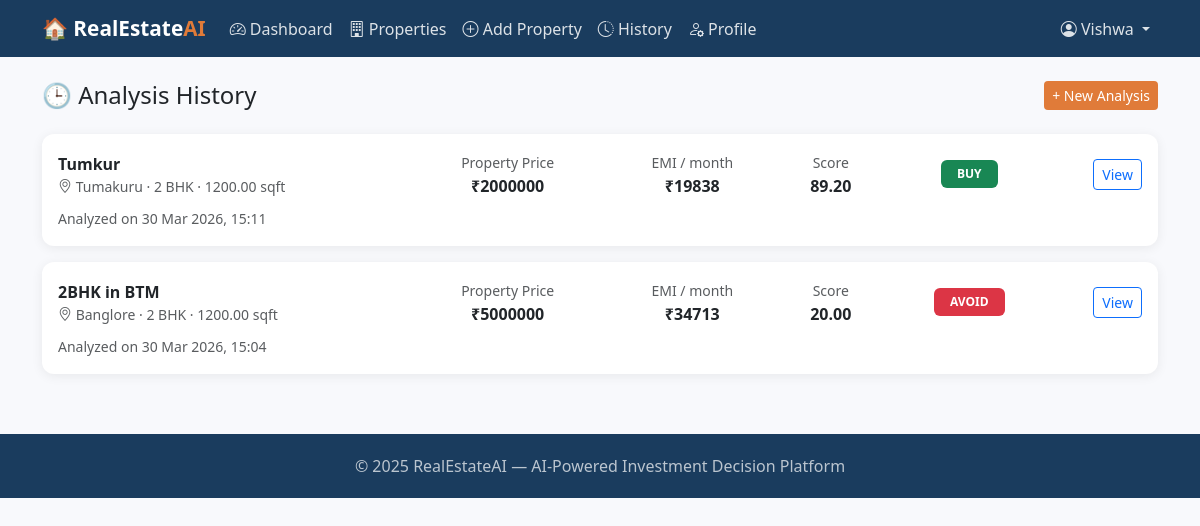
Page /history/ (signed in) on the committed database.
### realestate/models.py (models this page shows, shortened)
class InvestmentAnalysis(models.Model):
    RECOMMENDATION_CHOICES = [
        ('BUY', 'Buy'),
        ('HOLD', 'Hold'),
        ('AVOID', 'Avoid'),
    ]
    user = models.ForeignKey(User, on_delete=models.CASCADE, related_name='analyses')
    property = models.ForeignKey(Property, on_delete=models.CASCADE, related_name='analyses')
    predicted_price = models.DecimalField(max_digits=15, decimal_places=2, null=True, blank=True)
    predicted_rental = models.DecimalField(max_digits=10, decimal_places=2, null=True, blank=True)
    down_payment = models.DecimalField(max_digits=15, decimal_places=2)
    loan_amount = models.DecimalField(max_digits=15, decimal_places=2)
    loan_tenure_years = models.IntegerField(default=20)
    interest_rate = models.DecimalField(max_digits=5, decimal_places=2, default=8.5)
    emi = models.DecimalField(max_digits=12, decimal_places=2, null=True, blank=True)
    total_interest = models.DecimalField(max_digits=15, decimal_places=2, null=True, blank=True)
    affordability_score = models.DecimalField(max_digits=5, decimal_places=2, null=True, blank=True)
    roi_percentage = models.DecimalField(max_digits=7, decimal_places=2, null=True, blank=True)
    investment_score = models.DecimalField(max_digits=5, decimal_places=2, null=True, blank=True)
    recommendation = models.CharField(max_length=10, choices=RECOMMENDATION_CHOICES, null=True, blank=True)
    projected_value_5yr = models.DecimalField(max_digits=15, decimal_places=2, null=True, blank=True)
    created_at = models.DateTimeField(auto_now_add=True)
    class Meta:
        ordering = ['-created_at']

class Property(models.Model):
    PROPERTY_TYPE_CHOICES = [
        ('apartment', 'Apartment'),
        ('villa', 'Villa'),
        ('plot', 'Plot'),
        ('commercial', 'Commercial'),
    ]
    user = models.ForeignKey(User, on_delete=models.CASCADE, related_name='properties')
    title = models.CharField(max_length=200)
    location = models.CharField(max_length=100)
    price = models.DecimalField(max_digits=15, decimal_places=2)
    area_sqft = models.DecimalField(max_digits=10, decimal_places=2)
    bhk = models.IntegerField(choices=[(1,'1 BHK'),(2,'2 BHK'),(3,'3 BHK'),(4,'4 BHK'),(5,'5+ BHK')])
    property_type = models.CharField(max_length=20, choices=PROPERTY_TYPE_CHOICES, default='apartment')
    age_years = models.IntegerField(default=0, help_text="Age of property in years")
    floor_number = models.IntegerField(default=1)
    total_floors = models.IntegerField(default=5)
    created_at = models.DateTimeField(auto_now_add=True)

### realestate/views.py (the view)
# urls.py: path('history/', views.analysis_history, name='analysis_history'),
@login_required
def analysis_history(request):
    analyses = InvestmentAnalysis.objects.filter(user=request.user).select_related('property')
    return render(request, 'realestate/analysis_history.html', {'analyses': analyses})

### realestate/templates/realestate/analysis_history.html (shortened to what this page needs)
{% extends 'realestate/base.html' %}
{% block content %}
<div class="d-flex justify-content-between align-items-center mb-4">
  <h4 class="mb-0">🕒 Analysis History</h4>
  <a href="{% url 'add_property' %}" class="btn btn-accent btn-sm">+ New Analysis</a>
</div>
{% if analyses %}
<div class="row g-3">
  {% for a in analyses %}
  <div class="col-12">
    <div class="card p-3">
      <div class="row align-items-center">
        <div class="col-md-4">
          <strong>{{ a.property.title }}</strong>
          <div class="text-muted small"><i class="bi bi-geo-alt"></i> {{ a.property.location }} · {{ a.property.bhk }} BHK · {{ a.property.area_sqft }} sqft</div>
        </div>
        <div class="col-md-2 text-center">
          <small class="text-muted">Property Price</small>
          <div class="fw-bold">₹{{ a.property.price|floatformat:0 }}</div>
        </div>
        <div class="col-md-2 text-center">
          <small class="text-muted">EMI / month</small>
          <div class="fw-bold">₹{{ a.emi|floatformat:0 }}</div>
        </div>
        <div class="col-md-1 text-center">
          <small class="text-muted">Score</small>
          <div class="fw-bold">{{ a.investment_score }}</div>
        </div>
        <div class="col-md-2 text-center">
          <span class="badge px-3 py-2
            {% if a.recommendation == 'BUY' %}bg-success{% elif a.recommendation == 'HOLD' %}bg-warning text-dark{% else %}bg-danger{% endif %}">
            {{ a.recommendation }}
          </span>
        </div>
        <div class="col-md-1 text-end">
          <a href="{% url 'analysis_result' a.pk %}" class="btn btn-sm btn-outline-primary">View</a>
        </div>
      </div>
      <div class="mt-2">
        <small class="text-muted">Analyzed on {{ a.created_at|date:"d M Y, H:i" }}</small>
      </div>
    </div>
  </div>
  {% endfor %}
</div>
{% else %}
<div class="text-center py-5 card p-5 text-muted">
  <div style="font-size:3rem">📋</div>
  <h5 class="mt-3">No analysis history yet</h5>
  <a href="{% url 'add_property' %}" class="btn btn-accent mt-2">Analyze Your First Property</a>
</div>
{% endif %}
{% endblock %}

### realestate/templates/realestate/base.html (shortened to what this page needs)
<!DOCTYPE html>
<html lang="en">
<head>
  <link href="https://cdn.jsdelivr.net/npm/bootstrap@5.3.0/dist/css/bootstrap.min.css" rel="stylesheet">
  <link href="https://cdn.jsdelivr.net/npm/bootstrap-icons@1.10.0/font/bootstrap-icons.css" rel="stylesheet">
</head>
<body>
<nav class="navbar navbar-expand-lg navbar-dark">
  <div class="container">
    <a class="navbar-brand" href="{% url 'home' %}">🏠 RealEstate<span>AI</span></a>
    <div class="collapse navbar-collapse" id="navMenu">
      {% if user.is_authenticated %}
      <ul class="navbar-nav me-auto">
        <li class="nav-item"><a class="nav-link" href="{% url 'dashboard' %}"><i class="bi bi-speedometer2"></i> Dashboard</a></li>
        <li class="nav-item"><a class="nav-link" href="{% url 'property_list' %}"><i class="bi bi-building"></i> Properties</a></li>
        <li class="nav-item"><a class="nav-link" href="{% url 'add_property' %}"><i class="bi bi-plus-circle"></i> Add Property</a></li>
        <li class="nav-item"><a class="nav-link" href="{% url 'analysis_history' %}"><i class="bi bi-clock-history"></i> History</a></li>
        <li class="nav-item"><a class="nav-link" href="{% url 'financial_profile' %}"><i class="bi bi-person-gear"></i> Profile</a></li>
      </ul>
      <ul class="navbar-nav">
        <li class="nav-item dropdown">
          <a class="nav-link dropdown-toggle" href="#" data-bs-toggle="dropdown">
            <i class="bi bi-person-circle"></i> {{ user.first_name|default:user.username }}
          </a>
        </li>
      </ul>
      {% else %}
      <ul class="navbar-nav ms-auto">
        <li class="nav-item"><a class="nav-link" href="{% url 'login' %}">Login</a></li>
        <li class="nav-item"><a class="nav-link" href="{% url 'register' %}">Register</a></li>
      </ul>
      {% endif %}
    </div>
  </div>
</nav>
<div class="container my-4">
  {% block content %}{% endblock %}
</div>
<footer class="text-center">
  <p class="mb-0">© 2025 RealEstateAI — AI-Powered Investment Decision Platform</p>
</footer>
</body>
</html>

### realestate/templates/realestate/base.html (style rules this page uses)
:root { --primary: #1a3c5e; --accent: #e07b39; --light-bg: #f8f9fc; }
body { background: var(--light-bg); font-family: 'Segoe UI', sans-serif; }
.navbar { background: var(--primary) !important; }
.navbar-brand { font-weight: 700; font-size: 1.3rem; color: #fff !important; }
.navbar-brand span { color: var(--accent); }
.nav-link { color: rgba(255,255,255,0.85) !important; }
.btn-accent { background: var(--accent); color: #fff; border: none; }
.card { border: none; border-radius: 12px; box-shadow: 0 2px 12px rgba(0,0,0,0.07); }
footer { background: var(--primary); color: rgba(255,255,255,0.7); padding: 20px 0; margin-top: 60px; }

### rows in the picture
InvestmentAnalysis: property "Tumkur", property.location "Tumakuru", property.bhk "2", property.area_sqft "1200.00", property.price "2000000", emi "19838", investment_score "89.20", recommendation "BUY", created_at "30 Mar 2026, 15:11"
InvestmentAnalysis: property "2BHK in BTM", property.location "Banglore", property.bhk "2", property.area_sqft "1200.00", property.price "5000000", emi "34713", investment_score "20.00", recommendation "AVOID", created_at "30 Mar 2026, 15:04"

### other values in the picture
{{ user.first_name|default:user.username }} "Vishwa"
